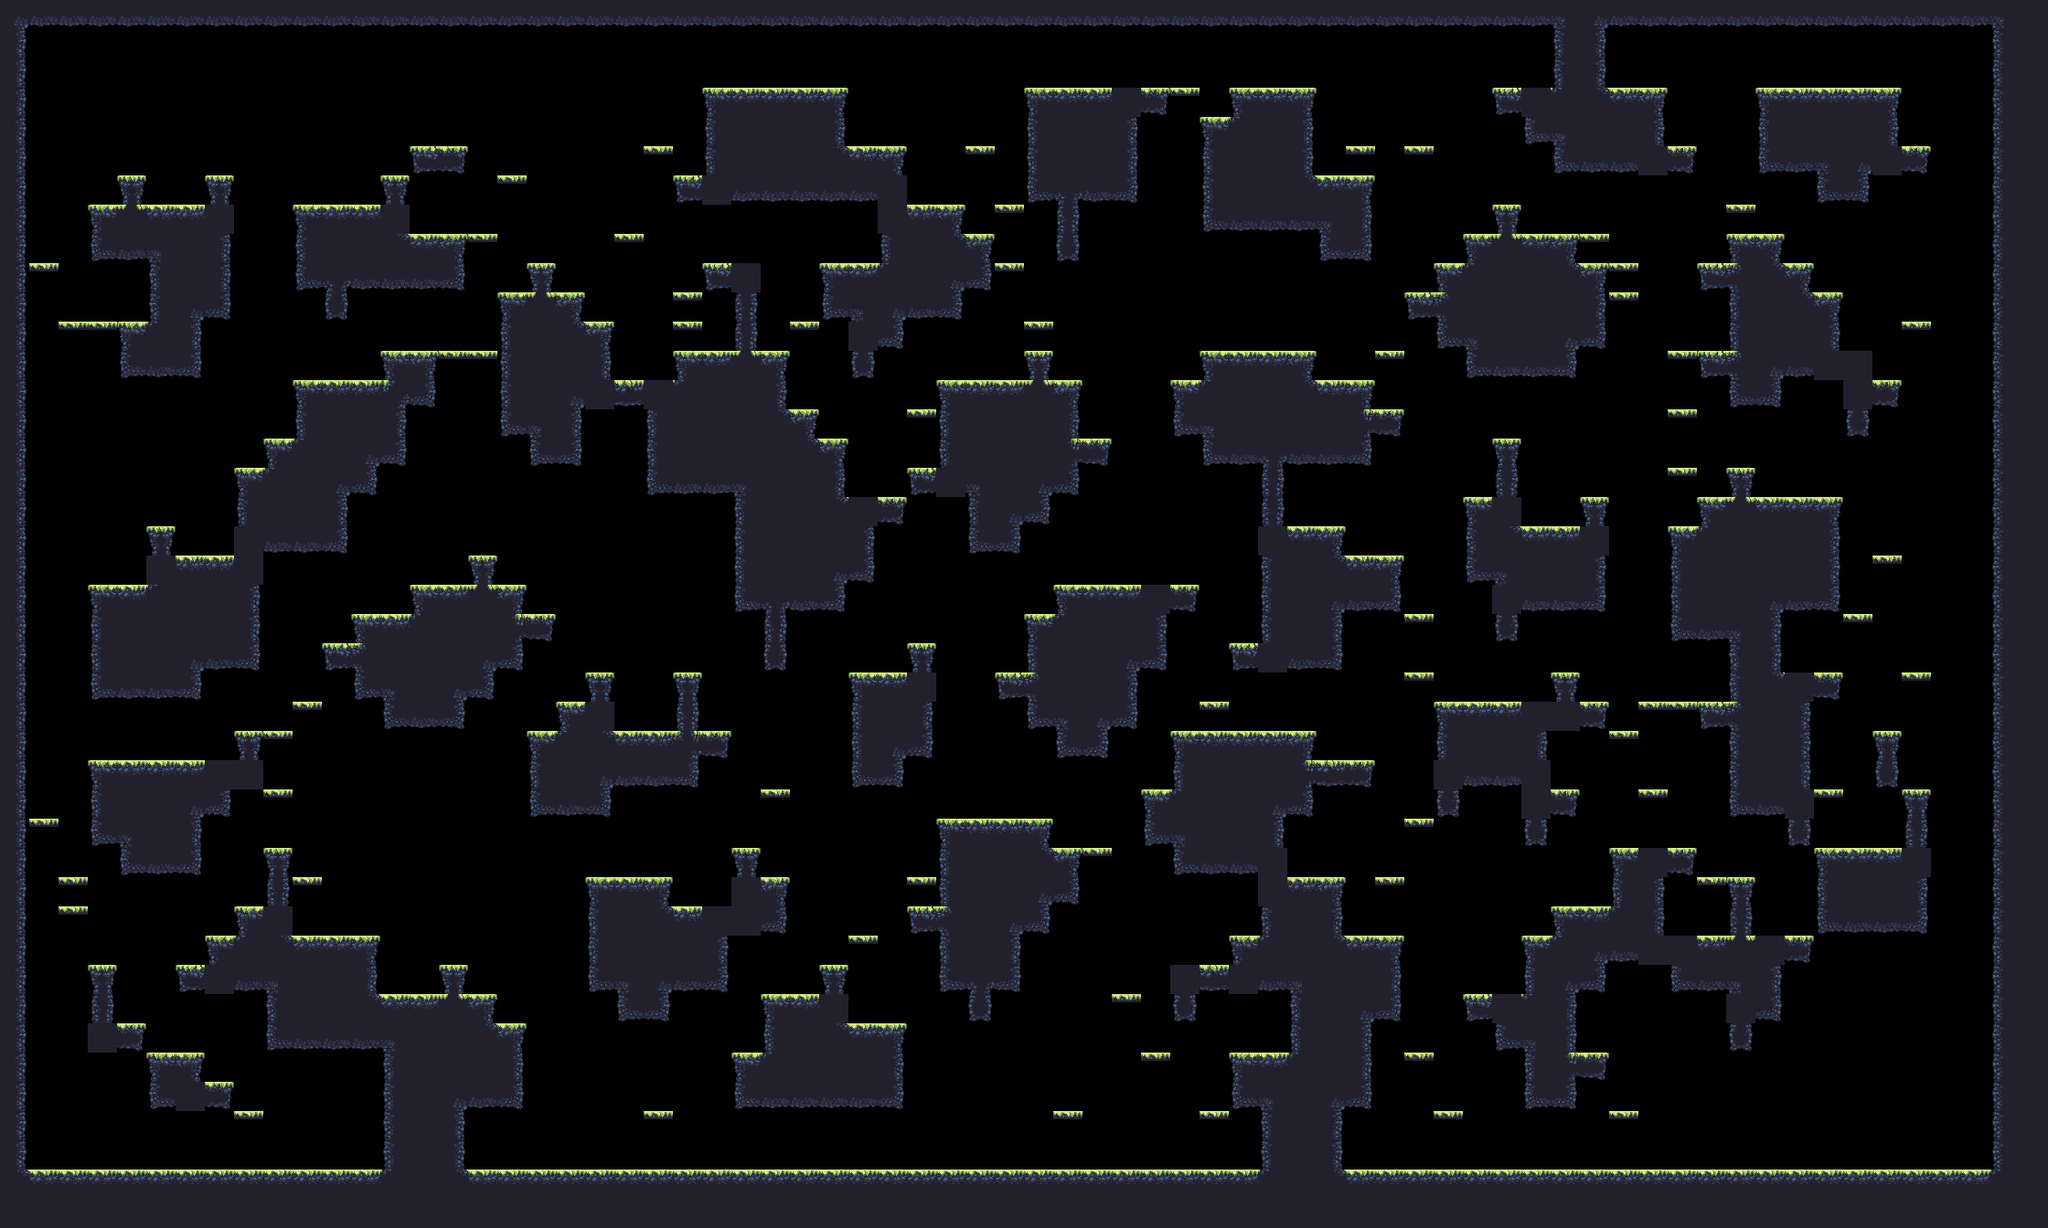

A level layout from a 2D game, rendered from its tile map. Below: a short description, then the map file with tile-grid data replaced by summaries:
An orthogonal 70x42 tile map with 32x32 px tiles, 1 tile layer (main) and 17 objects (9x spawn, spawnPlayer0, spawnCrown0, spawnPlayer1, spawnCrown1, ...).

<map compressionlevel="0" height="42" infinite="0" nextlayerid="3" nextobjectid="4" orientation="orthogonal" renderorder="right-down" tiledversion="1.3.2" tileheight="32" tilewidth="32" version="1.2" width="70">
 <tileset firstgid="1" source="forest_summer_tile_set.tsx" />
 <layer height="42" id="1" name="main" width="70">
  <data>[2940 cells, 1277 non-empty, 26 distinct tile ids]</data>
 </layer>
 <objectgroup><object id="1" name="spawnPlayer0" x="224" y="144.0" /><object id="2" name="spawnCrown0" x="192" y="176.0" /><object id="3" name="spawnPlayer1" x="2112" y="112.0" /><object id="4" name="spawnCrown1" x="1888" y="208.0" /><object id="5" name="spawnPlayer2" x="128" y="1232.0" /><object id="6" name="spawnCrown2" x="96" y="1232.0" /><object id="7" name="spawnPlayer3" x="2080" y="1232.0" /><object id="8" name="spawnCrown3" x="2112" y="1232.0" /><object id="9" name="spawn" x="1184" y="1232.0" /><object id="10" name="spawn" x="1728" y="944.0" /><object id="11" name="spawn" x="1568" y="720.0" /><object id="12" name="spawn" x="1504" y="560.0" /><object id="13" name="spawn" x="576" y="1072.0" /><object id="14" name="spawn" x="1792" y="880.0" /><object id="15" name="spawn" x="1120" y="1232.0" /><object id="16" name="spawn" x="1984" y="1232.0" /><object id="17" name="spawn" x="1760" y="720.0" /></objectgroup></map>
